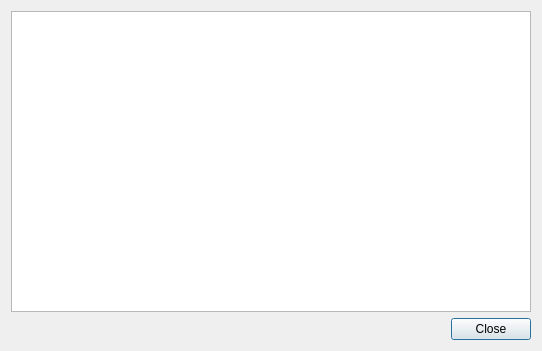
<?xml version="1.0" encoding="UTF-8"?>
<ui version="4.0">
 <class>DialogInfo</class>
 <widget class="QDialog" name="DialogInfo">
  <property name="windowModality">
   <enum>Qt::ApplicationModal</enum>
  </property>
  <property name="geometry">
   <rect>
    <x>0</x>
    <y>0</y>
    <width>542</width>
    <height>351</height>
   </rect>
  </property>
  <property name="windowTitle">
   <string>Info</string>
  </property>
  <property name="modal">
   <bool>true</bool>
  </property>
  <layout class="QVBoxLayout" name="verticalLayout">
   <item>
    <widget class="QTextEdit" name="textEditInfo">
     <property name="readOnly">
      <bool>true</bool>
     </property>
    </widget>
   </item>
   <item>
    <layout class="QHBoxLayout" name="horizontalLayout">
     <item>
      <spacer name="horizontalSpacer">
       <property name="orientation">
        <enum>Qt::Horizontal</enum>
       </property>
       <property name="sizeHint" stdset="0">
        <size>
         <width>40</width>
         <height>20</height>
        </size>
       </property>
      </spacer>
     </item>
     <item>
      <widget class="QPushButton" name="pushButtonClose">
       <property name="text">
        <string>Close</string>
       </property>
      </widget>
     </item>
    </layout>
   </item>
  </layout>
 </widget>
 <resources/>
 <connections/>
</ui>
